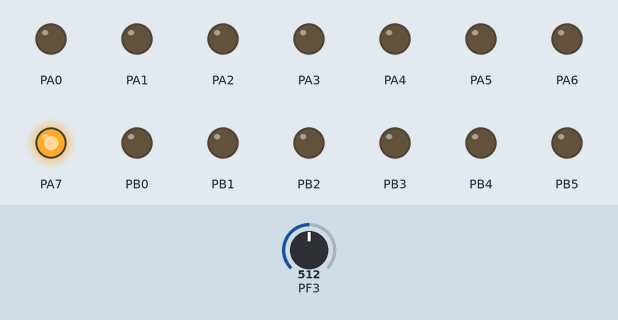
Recording of a program running on a simulated ATmega128, built with avr-gcc and emulated at 8 MHz. On the bench: output pins drawn as LEDs (lit = HIGH). Inputs (shaded band) come from the test bench; at power-on: PF3 = 512.

Above: at 1.8 s.
1.9 s: PF3 set to 516
At 3.5 s:
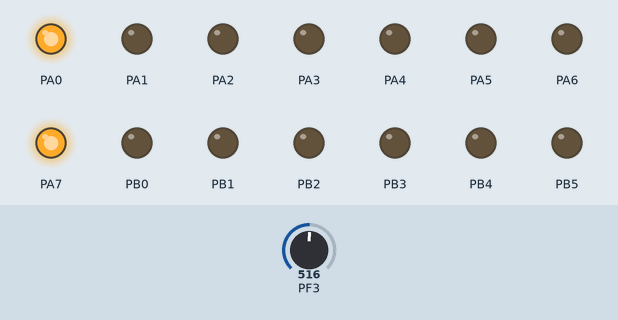
4.5 s: PF3 set to 511
At 7.1 s:
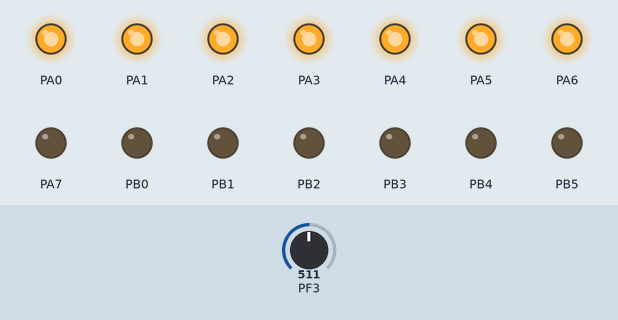
7.5 s: PF3 set to 306
At 9.5 s:
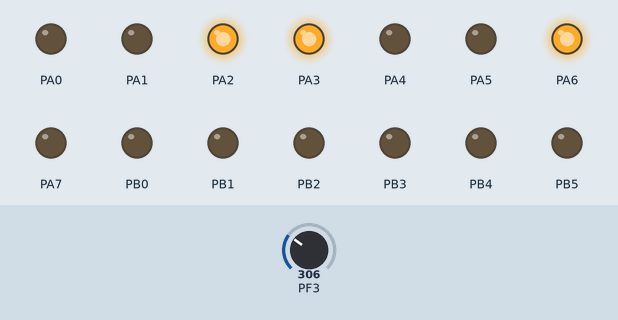
10.5 s: PF3 set to 303
At 13.1 s:
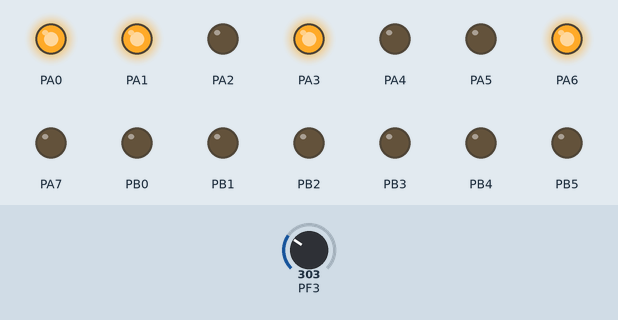
13.5 s: PF3 set to 122
At 15.5 s:
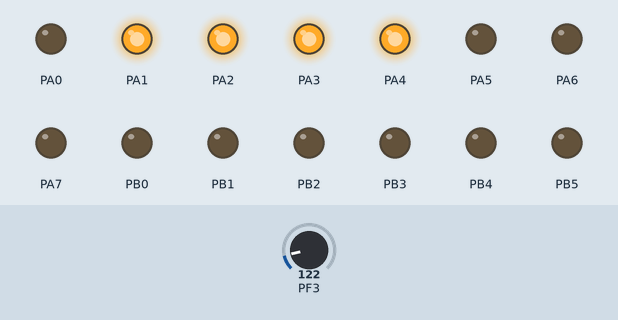
16.5 s: PF3 set to 119
At 19.1 s:
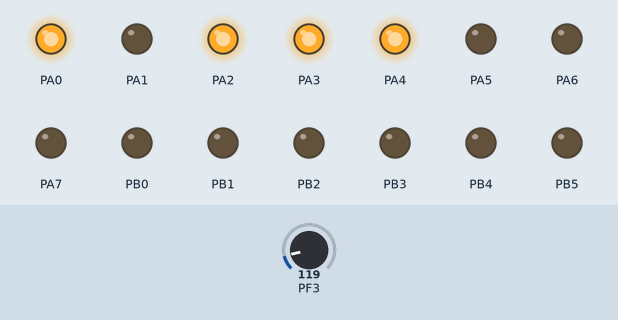
Timing chart, 0 to 20.5 s (numbered marks = the images above; inputs shaded):
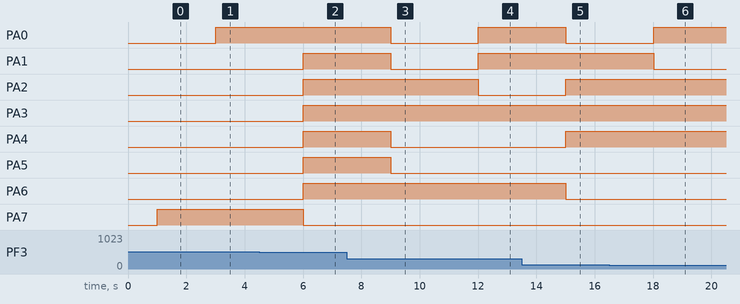

Measured:
- the behaviour switches between 515 and 516 on PF3 (found by bisection; images 0 and 1)
- the behaviour switches between 304 and 303 on PF3 (found by bisection; images 3 and 4)
- the behaviour switches between 120 and 119 on PF3 (found by bisection; images 5 and 6)
- after the input at 1.9 s, PA0: LOW → HIGH after 1.1 s
- after the input at 4.5 s, PA1–6: LOW → HIGH after 1.5 s; PA7: HIGH → LOW after 1.5 s
- after the input at 7.5 s, PA0, PA1, PA4, PA5: HIGH → LOW after 1.5 s
- after the input at 10.5 s, PA0, PA1: LOW → HIGH after 1.5 s; PA2: HIGH → LOW after 1.5 s
- after the input at 13.5 s, PA0, PA6: HIGH → LOW after 1.5 s; PA2, PA4: LOW → HIGH after 1.5 s
- after the input at 16.5 s, PA0: LOW → HIGH after 1.5 s; PA1: HIGH → LOW after 1.5 s

The program:

main.c
```c
/*
 * Track4.c
 *
 * Created: 20-2-2019 10:18:26
 * Author : timde
 */


#define F_CPU 8000000L

#include <avr/io.h>
#include <util/delay.h>
#include <avr/interrupt.h>

void wait( int ms )
{
	for (int tms=0; tms<ms; tms++)
	{
		_delay_ms( 1 );			// library function (max 30 ms at 8MHz)
	}
}

void init(){
	ADMUX = 0b01100001; //C: De eerste 2 bits bepalen de voltage reference selection, 01 zorgt voor "AVCC with external capacitor at AREF pin"
						//D: De 5e bit bepaald de presentatie van de adc conversie. een 1 zorgt voor "left adjusted result"
						//E: admux adc1 aan, pin 60 (laatste 5 bits bepalen dit)

	ADCSRA = 0b11100110;//B: laatste 3 bits bepalen dat de prescaler op 64 staat, namelijk 110
						//F: Bit 5 zorgt ervoor dat de freerunning mode aangezet kan worden, daarom staat hij bij ons op 1, dit zorgt ervoor dat er continu samples aanleverd aan de data register en dit update
						//G: Bit 7 zorgt ervoor dat de adc aangezet wordt, daarom staat deze op 1
						//H: Bit 6 zorgt ervoor dat de adc gaat runnen. Bij freerunning mode zorgt deze ervoor dat de eerste conversie wordt gestart
}

void initB3(){
	ADMUX = 0b01100011;
	//channel is veranderd van 1 naar 3
	ADCSRA = 0b10000110;
	//freerunning mode is uit
	//start conversion is uit
}

int main(void)
{
	DDRF = 0x00;				// set PORTF for input (ADC)
	DDRA = 0xFF;				// set PORTA for output
	DDRB = 0xFF;				// set PORTB for output

	initB3();					// initialize ADC

    /* Replace with your application code */
    while (1)
    {

		ADCSRA = 0b11000110;
		PORTA = ADCH;
		wait(1000);				// every 100 ms (busy waiting)

    }
}
```

display.c
```c
/*
 * display.c
 *
 * Created: 20/02/2019 12:35:32
 *  Author: Patrick
 */
#define F_CPU 8000000L
#include <avr/io.h>
#include <util/delay.h>
#include <avr/interrupt.h>

#define LCD_E 	3
#define LCD_RS	2

void lcd_strobe_lcd_e(void);
void init_4bits_mode(void);
void lcd_write_string(char *str);
void lcd_write_data(unsigned char byte);
void lcd_write_cmd(unsigned char byte);

/******************************************************************/
void lcd_strobe_lcd_e(void)
/*
short:			Strobe LCD module E pin --__
inputs:
outputs:
notes:			According datasheet HD44780
Version :    	DMK, Initial code
*******************************************************************/
{
	PORTC |= (1<<LCD_E);	// E high
	_delay_ms(1);			// nodig
	PORTC &= ~(1<<LCD_E);  	// E low
	_delay_ms(1);			// nodig?
}

/******************************************************************/
void init_4bits_mode(void)
/*
short:			Init LCD module in 4 bits mode.
inputs:
outputs:
notes:			According datasheet HD44780 table 12
Version :    	DMK, Initial code
*******************************************************************/
{
	// PORTC output mode and all low (also E and RS pin)
	DDRC = 0xFF;
	PORTC = 0x00;

	// Step 2 (table 12)
	PORTC = 0x20;	// function set
	lcd_strobe_lcd_e();

	// Step 3 (table 12)
	PORTC = 0x20;   // function set
	lcd_strobe_lcd_e();
	PORTC = 0x80;
	lcd_strobe_lcd_e();

	// Step 4 (table 12)
	PORTC = 0x00;   // Display on/off control
	lcd_strobe_lcd_e();
	PORTC = 0xF0;
	lcd_strobe_lcd_e();

	// Step 4 (table 12)
	PORTC = 0x00;   // Entry mode set
	lcd_strobe_lcd_e();
	PORTC = 0x60;
	lcd_strobe_lcd_e();

}

/******************************************************************/
void lcd_write_string(char *str)
/*
short:			Writes string to LCD at cursor position
inputs:
outputs:
notes:			According datasheet HD44780 table 12
Version :    	DMK, Initial code
*******************************************************************/
{
	// Het kan met een while:

	// while(*str) {
	// 	lcd_write_data(*str++);
	// }

	// of met een for:
	for(;*str; str++){
		lcd_write_data(*str);
	}
}


/******************************************************************/
void lcd_write_data(unsigned char byte)
/*
short:			Writes 8 bits DATA to lcd
inputs:			byte - written to LCD
outputs:
notes:			According datasheet HD44780 table 12
Version :    	DMK, Initial code
*******************************************************************/
{
	// First nibble.
	PORTC = byte;
	PORTC |= (1<<LCD_RS);
	lcd_strobe_lcd_e();

	// Second nibble
	PORTC = (byte<<4);
	PORTC |= (1<<LCD_RS);
	lcd_strobe_lcd_e();
}

/******************************************************************/
void lcd_write_command(unsigned char byte)
/*
short:			Writes 8 bits COMMAND to lcd
inputs:			byte - written to LCD
outputs:
notes:			According datasheet HD44780 table 12
Version :    	DMK, Initial code
*******************************************************************/
{
	// First nibble.
	PORTC = byte;
	PORTC &= ~(1<<LCD_RS);
	lcd_strobe_lcd_e();

	// Second nibble
	PORTC = (byte<<4);
	PORTC &= ~(1<<LCD_RS);
	lcd_strobe_lcd_e();
}

void setCursor(int pos)
{
	if(pos > 0)
	{
		for(int i = 0; i < pos; i++)
		{
			lcd_write_command(0x1C);
			_delay_ms(1000);
		}
	}
	else if(pos < 0)
	{
		for(int i = 0; i > pos; i--)
		{
			lcd_write_command(0x18);
			_delay_ms(1000);
		}

	}
}
```
